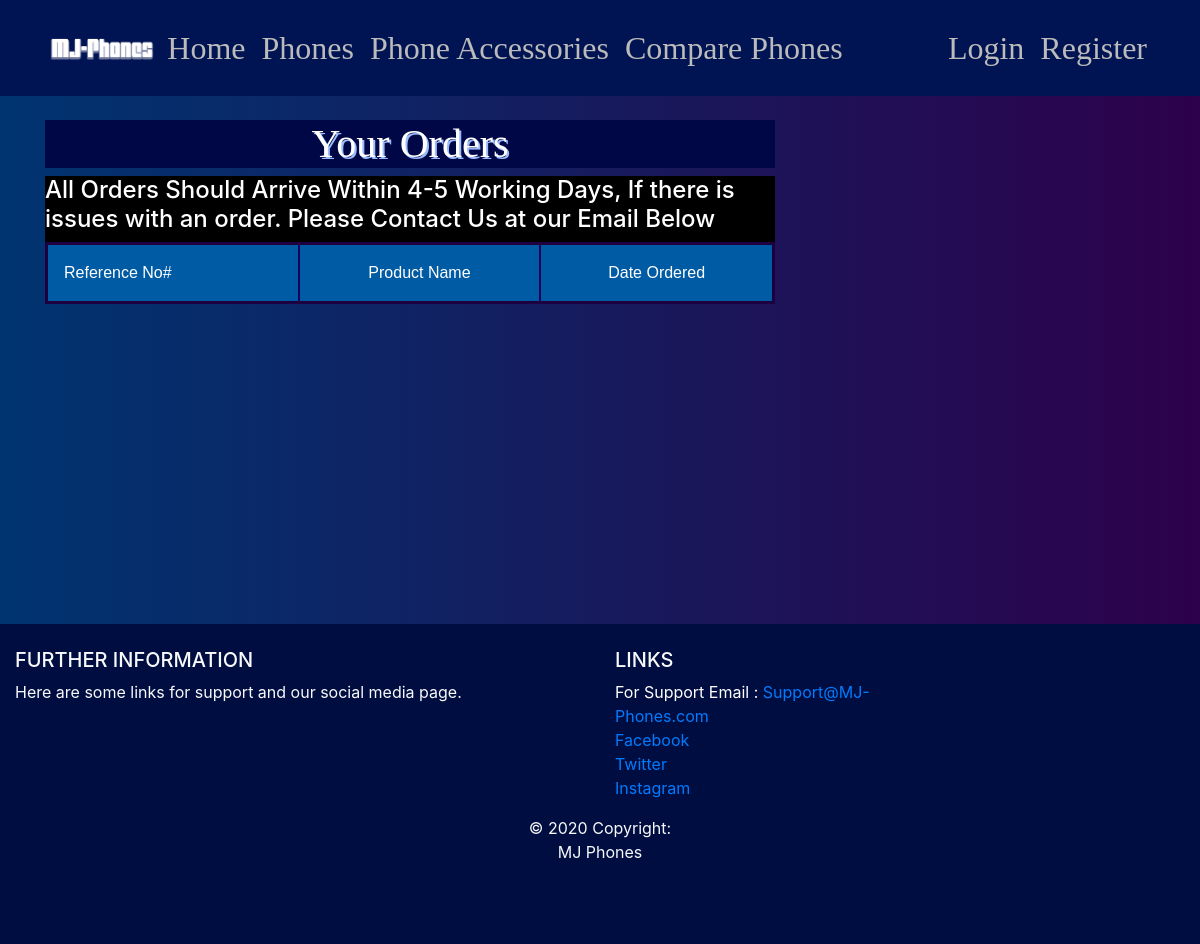
The app's page /orders/, older data.
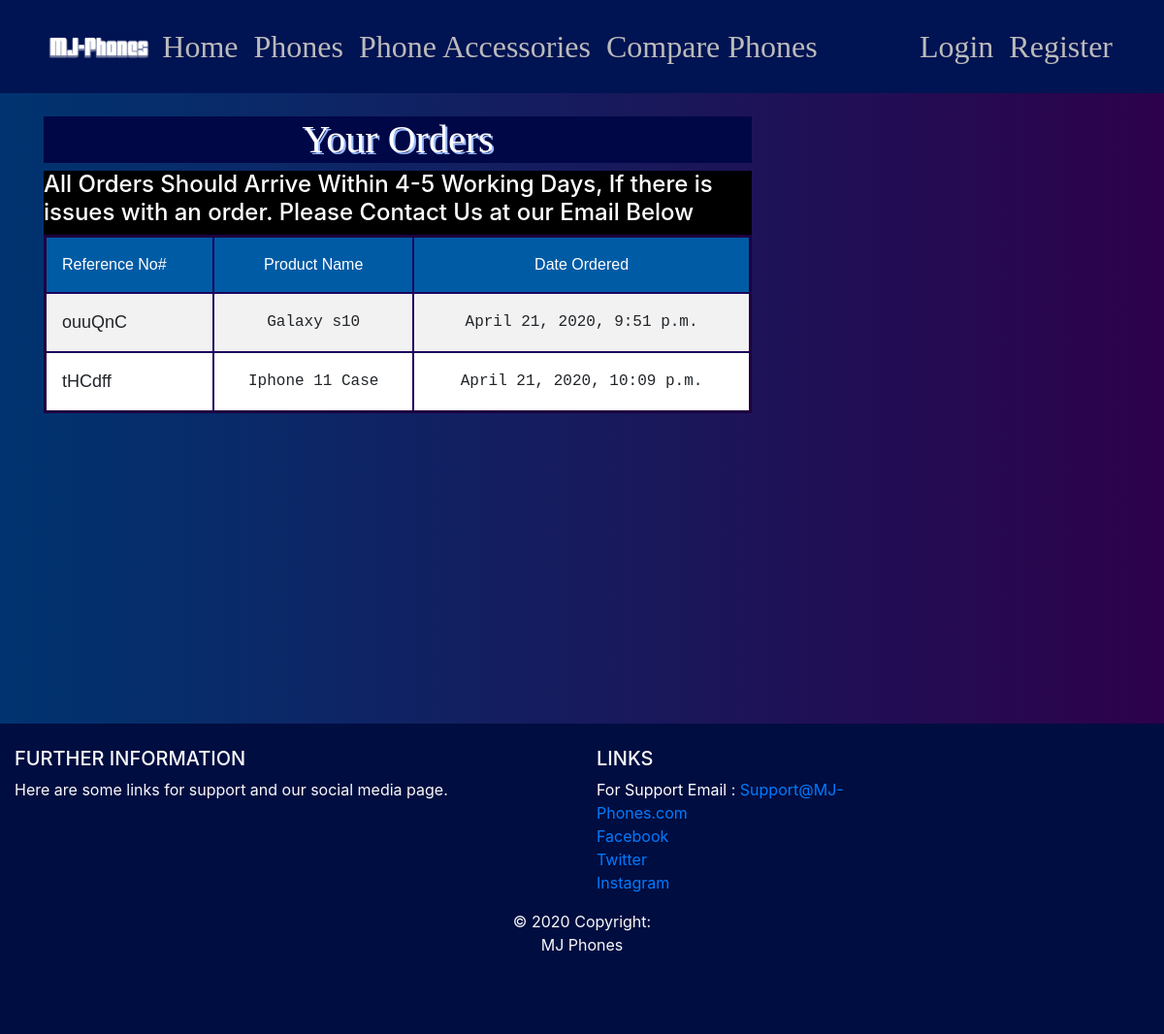
The same page, newer data.
### Phones/models.py (models this page shows, shortened)
class Order(models.Model):
    username = models.CharField(max_length=40)
    phoneProductID = models.IntegerField(blank=True, null=True)
    phoneName = models.CharField(max_length=40, blank=True, null=True)
    accessoryProductID = models.IntegerField(blank=True, null=True)
    accessoryName = models.CharField(max_length=40, blank=True, null=True)
    referrence = models.CharField(
        max_length=6,
        blank=True,
        editable=False,
        unique=True,
        default=random_string
    )
    date_ordered = models.DateTimeField(
        editable=False,
        default=datetime.datetime.today()
    )

### Phones/views.py (the view)
# urls.py: path('orders/',views.orders,name="MJ-Phones-Orders")
def orders(request):
    username = request.user.username
    queryset = Order.objects.filter(username__icontains=username)
    context = {
        'orders': queryset,
    }
    return render(request, 'phone/orders.html', context)

### Phones/Templates/phone/orders.html
{% extends "phone/base.html" %}
{% block content %}
{% load static %}
<link rel="stylesheet" href="{% static 'orders.css'%}">
<h1 class="home-h1">Your Orders</h1>
<div class="orderDiv">
<h4 style='color:white;'> All Orders Should Arrive Within 4-5 Working Days, If there is issues with an order. Please Contact Us at our Email Below</h4>
    <table style="">
        <tr class="topRows">
            <td>Reference No#</td>
            <td>Product Name</td>
            <td>Date Ordered</td>
        </tr>
    {% for order in orders %}
         <tr>
            <td class="reference">{{order.referrence}}</td>
            {% if order.phoneName is not None %}
                <td>{{ order.phoneName }}</td>
            {% elif order.accessoryName is not None %}
                <td>{{ order.accessoryName }}</td>
            {% endif %}
            <td>{{order.date_ordered}}</td>
        </tr>
    {% endfor %}
    </table>
</div>
{% endblock content %}

Row changes from the older to the newer data that the page shows:
added Order: referrence "ouuQnC", phoneName "Galaxy s10", date_ordered "April 21, 2020, 9:51 p.m."
added Order: referrence "tHCdff", accessoryName "Iphone 11 Case", date_ordered "April 21, 2020, 10:09 p.m."
